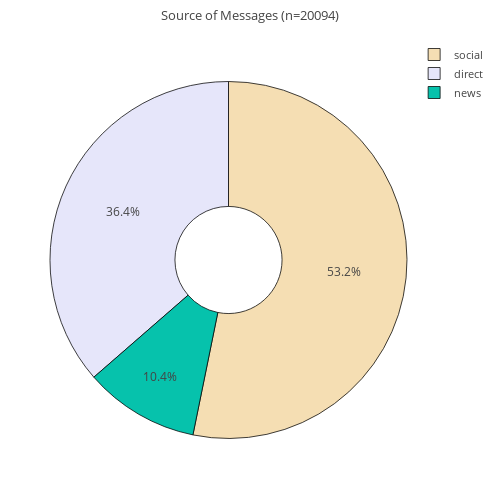

Notebook code cell kept with this figure:
### Markdown cell above
##### Create Visualizaitons for the Ditrbution of the Message Source (Genre) and Major Categories

### Code cell
# Create a donut chart

genre_labels = df_['genre'].unique().tolist()
genre_values = df_.groupby(['genre'])['id'].count().values
total_messages = df_['id'].count()

# Define custom colors for each category
bar_colors = ['#E6E6FA', '#F5DEB3', '#06C2AC','#029386']

pie = {
   'values': genre_values,
   'labels': genre_labels,
   #'domain': {"column": 0},
   'name': "genre",
   'marker' : dict(colors=bar_colors, line=dict(color='#000000', width=.75)),
   'hoverinfo': 'genre_labels+genre_values',
   'hole': .3,
   'type': 'pie'
}

data = [pie]

layout = go.Layout({
    'title': f'Source of Messages (n={total_messages})',
    'titlefont': dict(size=13), 
    #'grid': {"rows": 1, "columns": 1},
    'margin': dict(l=50, r=50, t=40, b=20),   
    'width': 500,
    'height': 500,
    'legend': dict(font=dict(size=11))       
} 
)

fig = go.Figure(data = data, layout = layout)
iplot(fig)

### Figure 1 — Plotly figure (JSON) as saved in the notebook; plotly's stock layout.template omitted (floating-point values rounded to 4 significant figures)
{"data": [{"hole": 0.3, "hoverinfo": "genre_labels+genre_values", "labels": ["direct", "social", "news"], "marker": {"colors": ["#E6E6FA", "#F5DEB3", "#06C2AC", "#029386"], "line": {"color": "#000000", "width": 0.75}}, "name": "genre", "type": "pie", "values": [7314, 10689, 2091]}], "layout": {"height": 500, "legend": {"font": {"size": 11}}, "margin": {"b": 20, "l": 50, "r": 50, "t": 40}, "title": "Source of Messages (n=20094)", "titlefont": {"size": 13}, "width": 500}}
